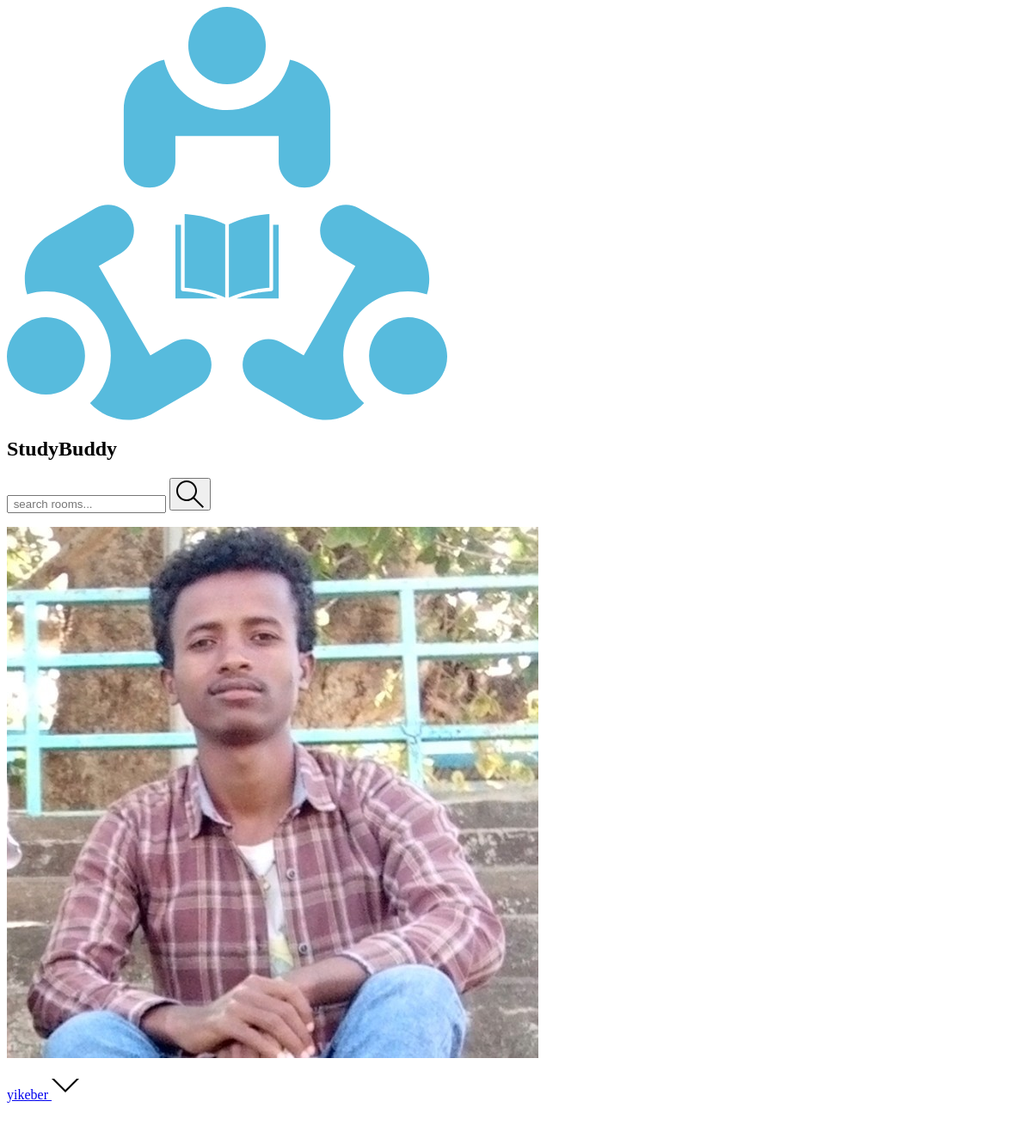
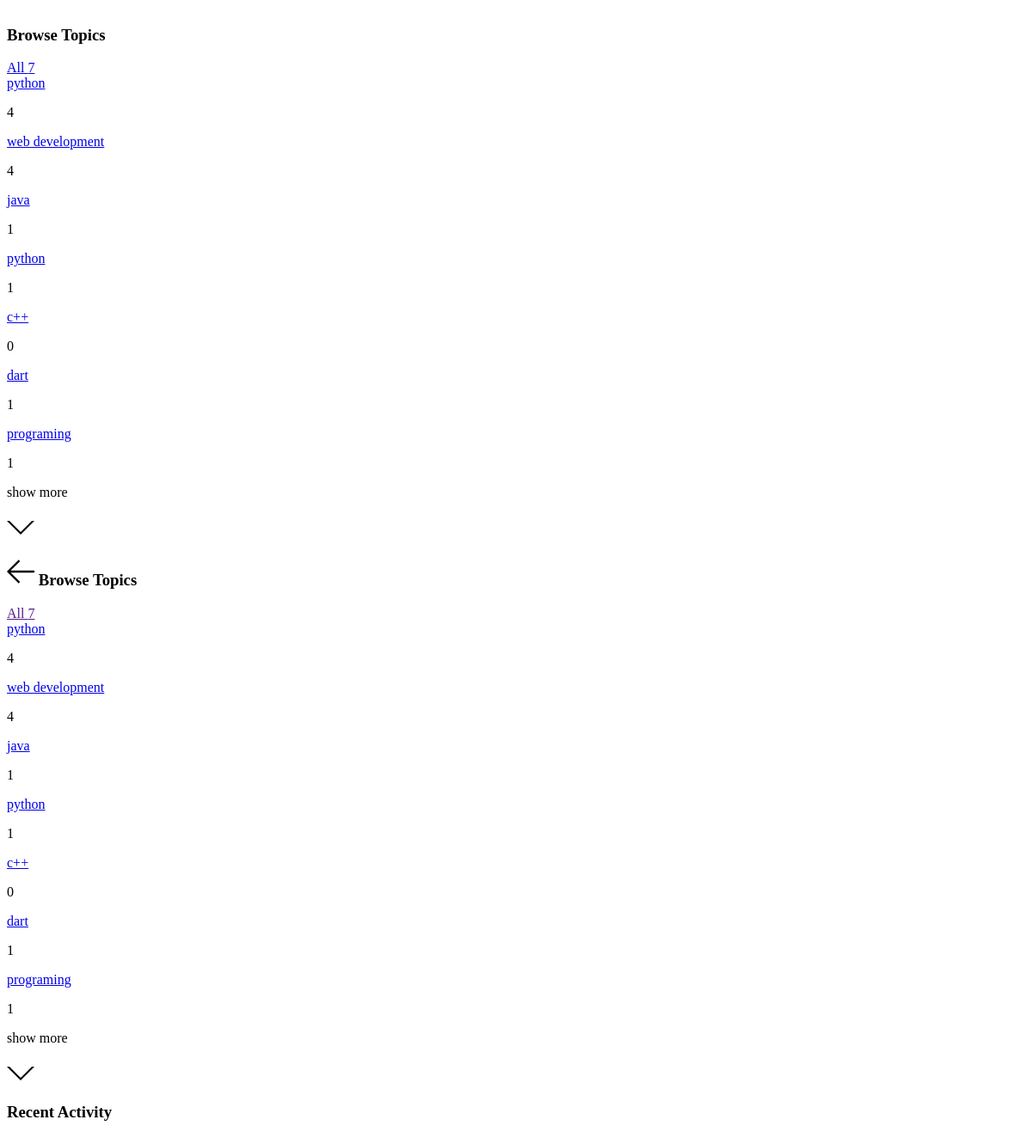
/topics/ (signed in), run on the app's committed database (2 pictures, top to bottom).
### Backend/base/models.py (models this page shows, shortened)
class User(AbstractUser):
    name  = models.CharField(max_length=200,null=True)
    username = models.CharField(max_length=200)
    password = models.CharField(max_length=100)
    email = models.EmailField(max_length=200,unique=True)
    bio = models.TextField(max_length=500,null=True,blank=True)
    avatar = models.ImageField(null=True,default='images/avatar.svg',upload_to='images/profile_images')
    last_activity = models.DateTimeField(null=True, blank=True)
    is_online = models.BooleanField(default=False)
    USERNAME_FIELD = 'email'
    REQUIRED_FIELDS =['username','password']

class Topic(models.Model):
    name = models.CharField(max_length=200)

### Backend/base/views.py (the view)
# urls.py: path('topics/',views.getTopics,name='topics'),
@login_required(login_url='login')
def getTopics(request):
    topics = Topic.objects.all()
    context  = {
        'topics':topics,
    }
    return render(request,'base/show_topics.html',context)

### Frontend/templates/base/show_topics.html
{% extends 'base/home.html'%}
{%load static %}
{%block home-content%}
<div class=" bg-gray-700 overflow-y-scroll max-h-screen ">
    <h3 class="bg-purple-700 opacity-75 ml-4 mt-3 pl-4  py-2 rounded flex flex-row items-center"><a
            href="{{request.META.HTTP_REFERER}}" class="px-2"><img src="{% static 'assets/icons/arrow-left.svg' %}"
                class="w-4 h-4 " alt="left-arrow"></a>
        <span>Browse Topics</span>
    </h3>
    <div class=" border border-green-600 m-2 p-2 rounded">
        <a href="" class="mx-4">All <span
                class="px-2  mx-3 bg-gray-200  rounded text-blue-400">{{topics.count}}</span></a>
        {% for topic in topics %}
        <div class="flex flex-row justify-between text-gray-200  my-5 mx-3">
            <a href="{% url 'home'   %}?q={{topic.name}}"
                class="hover:border-l hover:border-green-500 hover:rounded">{{topic.name}} </a>
            <p class="px-2  mx-3 bg-gray-200  rounded text-blue-400">{{topic.room_set.all.count}}</p>
        </div>
        {% endfor %}
        <div class="flex flex-row  py-2 bg-gray-800 bg-opacity-25 w-full">
            <p>show more</p>
            <a href="{%url 'topics'%}"><svg class="w-4 h-4 sm:ml-8 mt-2 fill-current" xmlns="http://www.w3.org/2000/svg"
                    width="32" height="32" viewBox="0 0 32 32">
                    <title>chevron-down</title>
                    <path d="M16 21l-13-13h-3l16 16 16-16h-3l-13 13z"></path>
                </svg>
            </a>
        </div>
    </div>
</div>
{% endblock home-content%}

### Frontend/templates/navbar.html (shortened to what this page needs)
{% load static %}
<nav class="grid grid-cols-3 justify-start w-screen mx-0 sm:justify-between items-center bg-gray-900  left-0 py-2">
  <div class=" col-span-2 flex justify-start sm:ml-2 sm:items-center">
    <div class="flex flex-row sm:items-center justify-start mr-2">
      <a href="/" class="mt-1 px-2">
        <img src="{% static '/images/logo.svg' %}" alt="profile_img" class=" w-8 h-8 sm:w-8 sm:h-8 rounded" />
      </a>
      <h2 class="text-white hidden sm:block sm:text-4xl sm:ml-1 sm:pl-1 sm:mt-1 text-sm">StudyBuddy</h2>
    </div>
    {% if request.user.is_authenticated %}
    <div class=" flex flex-row sm:ml-4 pb-0 ml-2 ">
      <form action="{% url 'home' %}" method="GET" class=" flex flex-row rounded sm:px-2 mb-0 pb-0 ">
        <input
          class="focus:outline-none focus:border-yellow-500 text-sm sm:px-2 py-2  bg-gray-500 sm:w-64 rounded bg-opacity-50 border border-green-500"
          type="text" name='q' placeholder=" search rooms...">
        <button type="submit">
        </button>
      </form>
    </div>
    {%endif%}
  </div>
  <div class=" col-span-1 sm:mr-2 text-white sm:mr-16 sm:pr-16">
    <div class=" flex flex-row items-center  sm:ml-4 sm:sm:px-4 pb-0 pt-2 justify-end ">
      {% if request.user.is_authenticated %}
      <div class="relative  mr-2">
        <img src="{{request.user.avatar.url}}" alt="" class="w-8 h-8 rounded-full mx-2">
      </div>
      {%endif%}
      <div class="text-sm text-gray-500  h-8">
        <p class="flex flex-row sm:ml-2 items-center">
          <a href="{%url 'user-profile' request.user.id%}">
            <span>{{request.user.username}}</span>
          </a>
          <svg class="w-4 h-4 sm:ml-8 mt-2 fill-current" id="nav_down_icon" onclick="{showElement()}"
            xmlns="http://www.w3.org/2000/svg" width="32" height="32" viewBox="0 0 32 32">
            <title>chevron-down</title>
            <path d="M16 21l-13-13h-3l16 16 16-16h-3l-13 13z"></path>
          </svg>
        </p>
      </div>
    </div>
  </div>
  </div>

### Frontend/templates/base/topics_component.html
<div class=" bg-gray-700 overflow-y-scroll h-screen">
    <div>
        <h3 class="text-teal-500 mx-4">Browse Topics</h3>
        <a href="{%url 'home'%}" class="mx-4">All <span
                class="px-2  mx-3 bg-gray-200  rounded text-blue-400">{{topics.count}}</span></a>
        {% for topic in topics%}
        <div class="flex flex-row justify-between text-gray-200 my-5 mx-3  hover:text-yellow-500">
            <a href="{% url 'home'   %}?q={{topic.name}}">{{topic.name}} </a>
            <p class="px-2  mx-3 bg-gray-200  rounded text-blue-400 ">{{topic.room_set.all.count}}</p>
        </div>
        {% endfor %}
        <div class="flex flex-row  py-2 bg-gray-800 bg-opacity-25 w-full">
            <p>show more</p>
            <a href="{%url 'topics'%}"><svg class="w-4 h-4 sm:ml-8 mt-2 fill-current" xmlns="http://www.w3.org/2000/svg"
                    width="32" height="32" viewBox="0 0 32 32">
                    <title>chevron-down</title>
                    <path d="M16 21l-13-13h-3l16 16 16-16h-3l-13 13z"></path>
                </svg>
            </a>
        </div>
    </div>
</div>

### data on the page
User: user.avatar (picture), user.username "yikeber"
Topic: name "python", room_set.all.count "4"
Topic: name "web development", room_set.all.count "4"
Topic: name "java", room_set.all.count "1"
Topic: name "python", room_set.all.count "1"
Topic: name "c++", room_set.all.count "0"
Topic: name "dart", room_set.all.count "1"
Topic: name "programing", room_set.all.count "1"

### other printed values
{{ topics.count }} "7"
